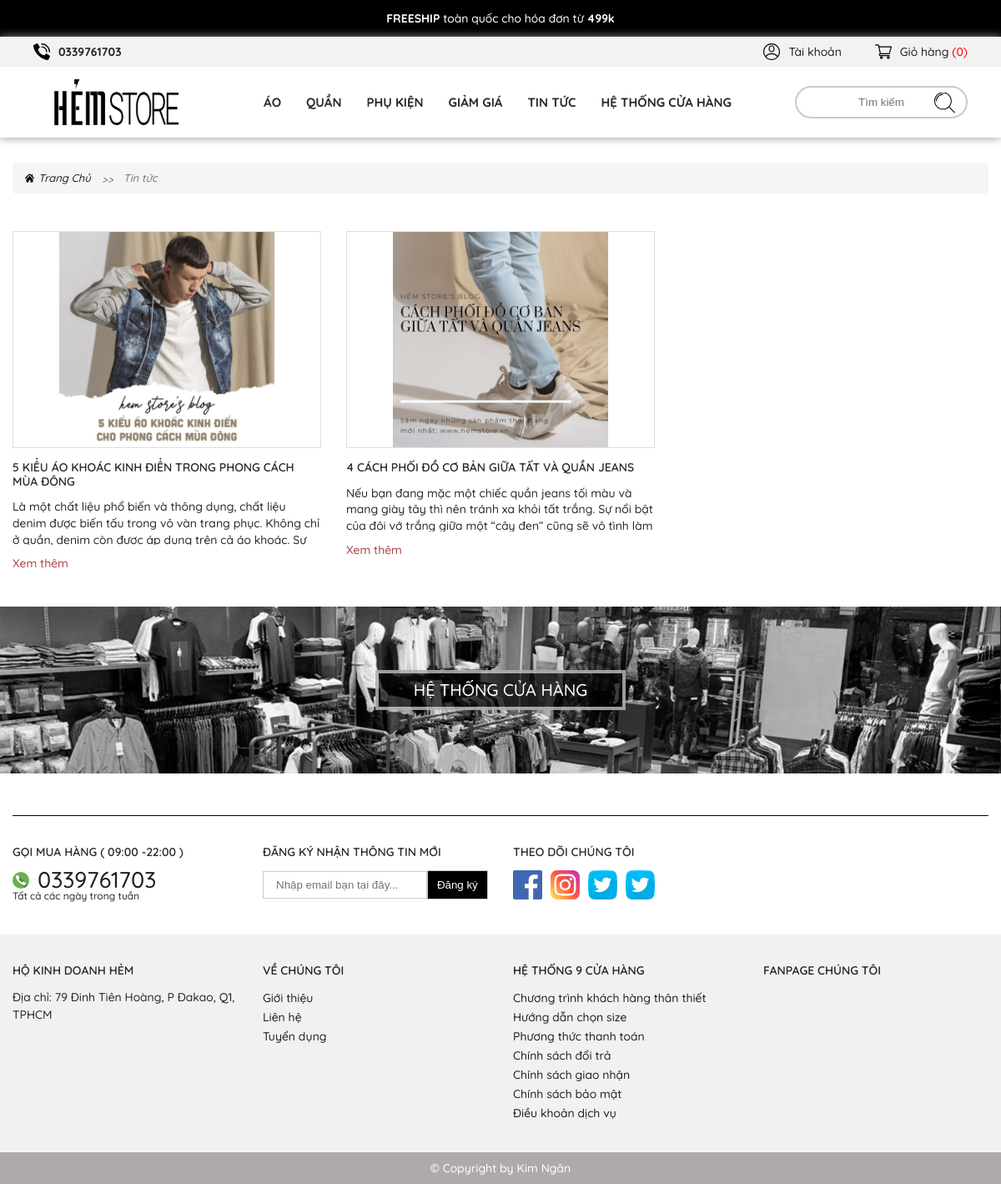
Page /news.php on the committed database.
### tables this page shows
CREATE TABLE `tbl_category` (
  `category_id` int(11) NOT NULL,
  `category_name` varchar(100) NOT NULL,
  `category_image` varchar(150) NOT NULL,
  `category_link` varchar(250) NOT NULL
);

CREATE TABLE `tbl_news` (
  `new_id` int(11) NOT NULL,
  `new_image` varchar(150) NOT NULL,
  `new_status` text NOT NULL,
  `new_title` varchar(150) NOT NULL,
  `new_date` timestamp NOT NULL DEFAULT current_timestamp() ON UPDATE current_timestamp()
);

### news.php (the view)
<?php include('./db/connect.php');?>
<?php include('./inc/header.php');?>
<main class="blog-pages">
	<section class="breadcrumb-section center">
		<div class="container">
			<ul>
				<li><a href="index.php">
						<img src="img/home.svg" alt="" class="svg">
						<span>Trang Chủ</span>
					</a></li>
				<li>Tin tức</li>
			</ul>
		</div>
	</section>
	<section class="news-section">
		<div class="container">
			<div class="row news-list">
				<?php
				$sql_all_news = mysqli_query($con,"SELECT * FROM tbl_news ORDER BY new_id LIMIT 4");
				while($row_all_news= mysqli_fetch_array($sql_all_news)){
			?>
				<div class="col-lg-4 col-md-6">
					<div class="news-list__items">
						<a href="new-details.php?id=<?php echo $row_all_news['new_id']?>" class="news-list__items">
							<div class="img">
								<img src="img/news/<?php echo $row_all_news['new_image'];?>"
									onerror="this.onerror=null;this.src='uploads/<?php echo $row_all_news['new_image'];?>'" alt="">
							</div>
						</a>
						<div class="news-text">
							<a href="new-details.html" class="news-title">
								<h3>
									<?php echo $row_all_news['new_title'];?>
								</h3>
							</a>
							<p class="desc">
								<?php echo $row_all_news['new_status'];?>
							</p>
							<a href="new-details.php?id=<?php echo $row_all_news['new_id']?>" class="btn btn-news">Xem thêm</a>
						</div>
					</div>
				</div>
				<?php
				}
				?>
			</div>
		</div>
	</section>
</main>
<?php include('./inc/footer.php');?>

### inc/header.php (shortened to what this page needs)
<!DOCTYPE html>
<html>
<head>
	<link rel="stylesheet" href="dest/style.min.css">
	<link rel="stylesheet" href="dest/fonts.css">
	<link rel="stylesheet" href="dest/stylelibs.min.css">
</head>
<body>
	<div class="wrapper">
		<div class="noti-minigame">
			<p>
				<b>FREESHIP</b>
				toàn quốc cho hóa đơn từ
				<b>499k</b>
			</p>
		</div>
		<header>
			<nav class="header-top">
				<div class="container-fluid">
					<div class="header-top__menu">
						<ul>
							<li class="tel">
								<a href="tel:0339761703">
									<span>0339761703</span>
								</a>
							</li>
							<li>
								<a href="user.php">
									<span>Tài khoản</span>
								</a>
							</li>
							<li>
								<a href="" class="cart" data-togle="cart-section">
									<?php
										$i = 0;
									?>
									<span>Giỏ hàng <b style="color:red;">(<?php echo $i;?>)</b></span>
								</a>
							</li>
						</ul>
					</div>
				</div>
			</nav>
			<nav class="header-desktop ">
				<div class="container-fluid">
					<div class="header-desktop__menu">
						<div class="logo">
							<a href="index.php">
								<img src="img/logo.png" alt="">
							</a>
						</div>
						<ul class="menu">
							<?php
									$sql_menu = mysqli_query($con,"SELECT * FROM tbl_category");
									while($row_menu = mysqli_fetch_array($sql_menu)){
								?>
							<li>
								<a href="<?php echo $row_menu['category_link'];?>.php">
									<span><?php echo $row_menu['category_name'];?></span>
								</a>
							</li>
							<?php
									}
								?>
							<li>
								<a href="discount.php">
									<span>giảm giá</span>
								</a>
							</li>
							<li>
								<a href="news.php">
									<span>TIN TỨC</span>
								</a>
							</li>
							<li>
								<a href="contact.html">
									<span>hệ thống cửa hàng</span>
								</a>
							</li>
						</ul>
						<div class="search">
							<input type="text" placeholder="Tìm kiếm">
							<a href="">
								<img src="img/search.svg" alt="" class="svg search">
							</a>
						</div>
					</div>
				</div>
			</nav>
		</header>

### inc/header.php (style rules this page uses)
header .header-top ul li a.cart::after { content: ""; }

### inc/footer.php (style rules this page uses)
input[type="text"] { margin-right: 6px; width: 60px; text-align: center; }

### rows in the picture
tbl_category: category_name "ÁO"
tbl_category: category_name "QUẦN"
tbl_category: category_name "PHỤ KIỆN"
tbl_news: new_image (picture), new_title "5 KIỂU ÁO KHOÁC KINH ĐIỂN TRONG PHONG CÁCH MÙA ĐÔNG", new_status "Là một chất liệu phổ biến và thông dụng, chất liệu denim được biến tấu trong vô vàn trang phục. Không chỉ ở quần, denim còn được áp dụng trên cả áo khoác. Sự…"
tbl_news: new_image (picture), new_title "4 CÁCH PHỐI ĐỒ CƠ BẢN GIỮA TẤT VÀ QUẦN JEANS", new_status "Nếu bạn đang mặc một chiếc quần jeans tối màu và mang giày tây thì nên tránh xa khỏi tất trắng. Sự nổi bật của đôi vớ trắng giữa một “cây đen” cũng sẽ vô tình làm…"

### other values in the picture
$i "0"
